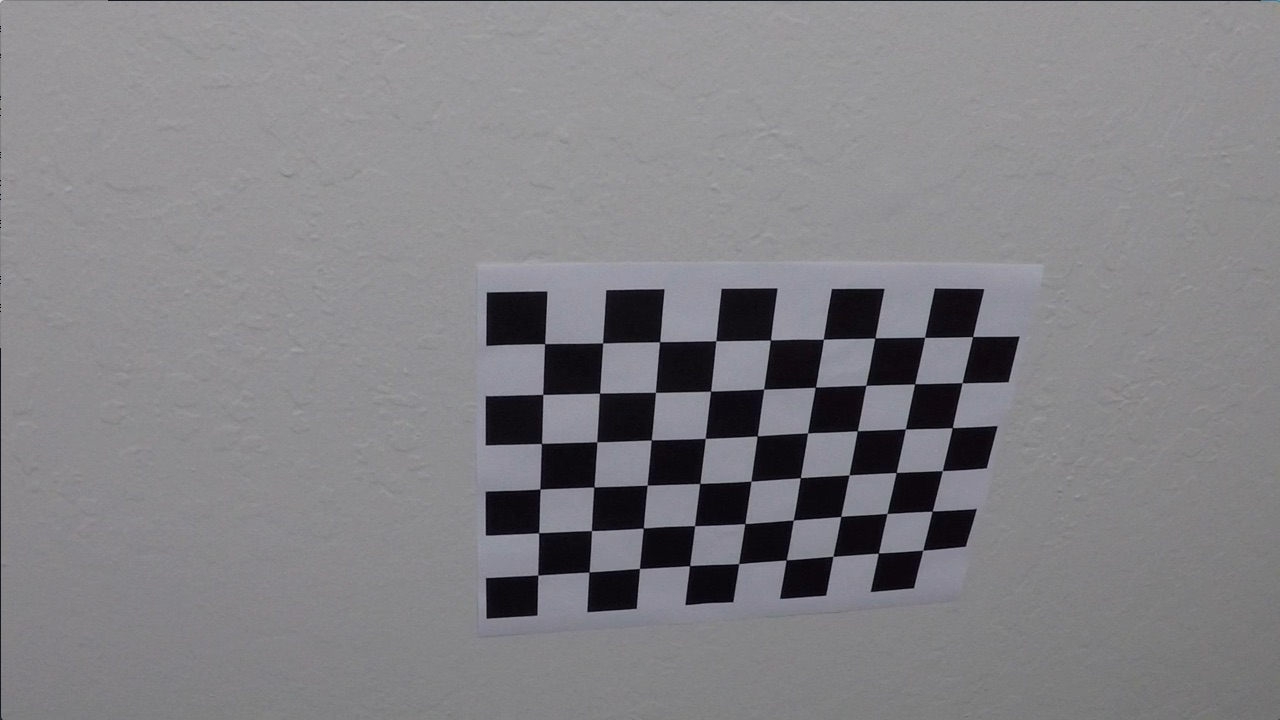
#> input picture camera_cal/calibration10.jpg, 1280 x 720 px; its folder holds only this picture in this run
$ jupyter execute --allow-errors Camera_Cal_and_Perspective_Transform.ipynb   (shell and % lines are left out)
#> lines starting #> are read from the running program, lines starting #| are printed output that depends on the picture; after the words box and inside, x2 and y2 are one past the last pixel; in counts of white or black regions, pixels touching at a corner belong together
Camera Calibration with OpenCV
===

### Run the code in the cell below to extract object points and image points for camera calibration.

[cell 1]
import numpy as np
import cv2
import glob
import matplotlib.pyplot as plt
import pickle
import matplotlib.image as mpimg

[cell 2]
# prepare object points, like (0,0,0), (1,0,0), (2,0,0) ....,(6,5,0)
objp = np.zeros((6*9,3), np.float32)
objp[:,:2] = np.mgrid[0:9, 0:6].T.reshape(-1,2)

# Arrays to store object points and image points from all the images.
objpoints = [] # 3d points in real world space
imgpoints = [] # 2d points in image plane.

# Make a list of calibration images

images = glob.glob('camera_cal/calibration*.jpg')
# Step through the list and search for chessboard corners

for idx, fname in enumerate(images):
    img = cv2.imread(fname)
#> img is the input picture: shape (720, 1280, 3); mean B, G, R 133.1, 129.4, 130.2
    gray = cv2.cvtColor(img, cv2.COLOR_BGR2GRAY)

    # Find the chessboard corners
    ret, corners = cv2.findChessboardCorners(gray, (9,6), None)
#> ret = True; corners = 54 rows, first 8: [545.3, 343.1], [602.7, 342.8], [660.1, 341.3], [715.8, 340.7], [770.6, 340], [823.5, 339.2], [874.3, 338.5], [925.1, 337.4]
    # If found, add object points, image points
    if ret == True:
        objpoints.append(objp)
        imgpoints.append(corners)
        # Draw and display the corners
        cv2.drawChessboardCorners(img, (9,6), corners, ret)
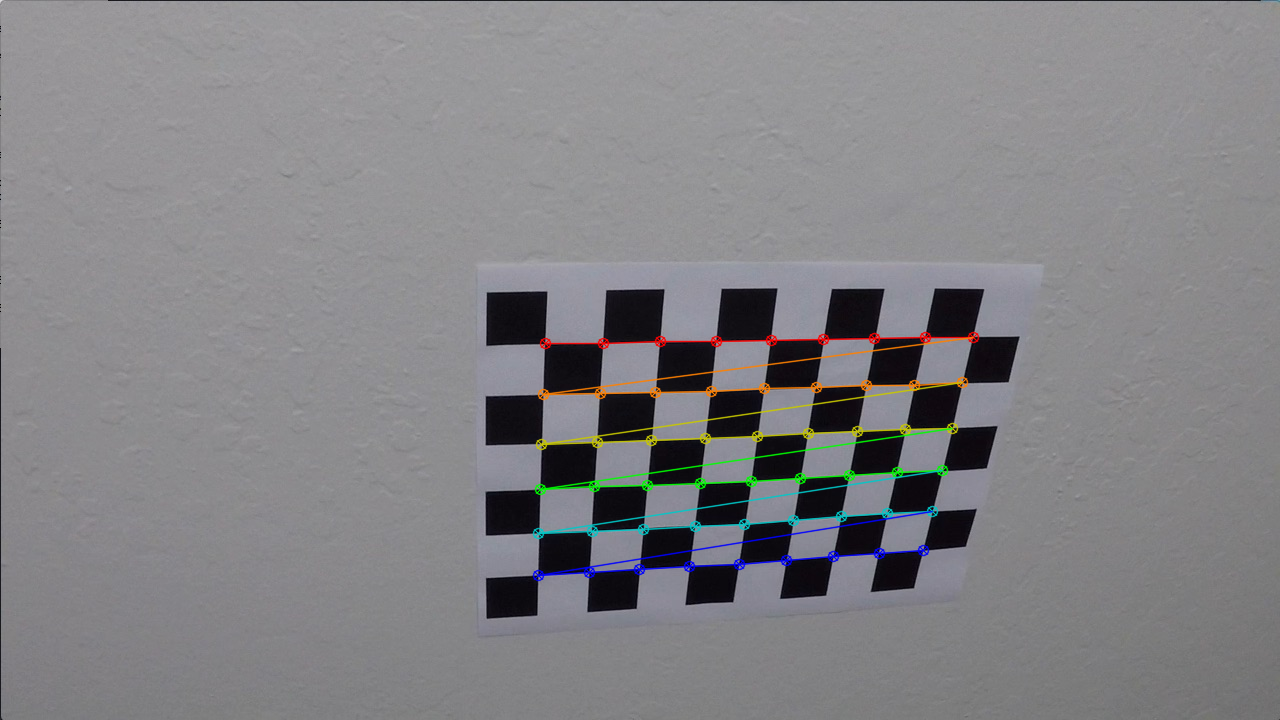
#> img: shape (720, 1280, 3); 1.91% of pixels changed, all inside (x1, y1, x2, y2) = (532, 331, 980, 582)
        #write_name = 'corners_found'+str(idx)+'.jpg'
        #cv2.imwrite(write_name, img)
        cv2.imshow('img', img)
        cv2.waitKey(500)

cv2.destroyAllWindows()

### If the above cell ran sucessfully, you should now have `objpoints` and `imgpoints` needed for camera calibration.  Run the cell below to calibrate, calculate distortion coefficients, and test undistortion on an image!

#> (a cell that did not finish here is left out)

Defining a function that undistorts the images

[cell 4]
# Here image input is a colour one. Check if gray required (modify shape argument)

def cal_undistort(img, mtx, dist):
    undist = cv2.undistort(img, mtx, dist, None, mtx)

    return undist

## Perspective Transform

[cell 5]
# Read in the saved camera matrix and distortion co-efficients
dist_pickle = pickle.load( open( "camera_cal/wide_dist_pickle.p", "rb" ) )
#> (reads camera_cal/wide_dist_pickle.p from the repository)
#> dist_pickle = {'mtx': [[1157.8, 0, 667.1], [0, 1152.8, 386.1], [0, 0, 1]], 'dist': [[-0.247, -0.0237, -0.0011, 0.000351, -0.00259]]}
mtx = dist_pickle["mtx"]
#> mtx = [[1157.8, 0, 667.1], [0, 1152.8, 386.1], [0, 0, 1]]
dist = dist_pickle["dist"]
#> dist = [[-0.247, -0.0237, -0.0011, 0.000351, -0.00259]]


original = mpimg.imread('test_images/straight_lines1.jpg')
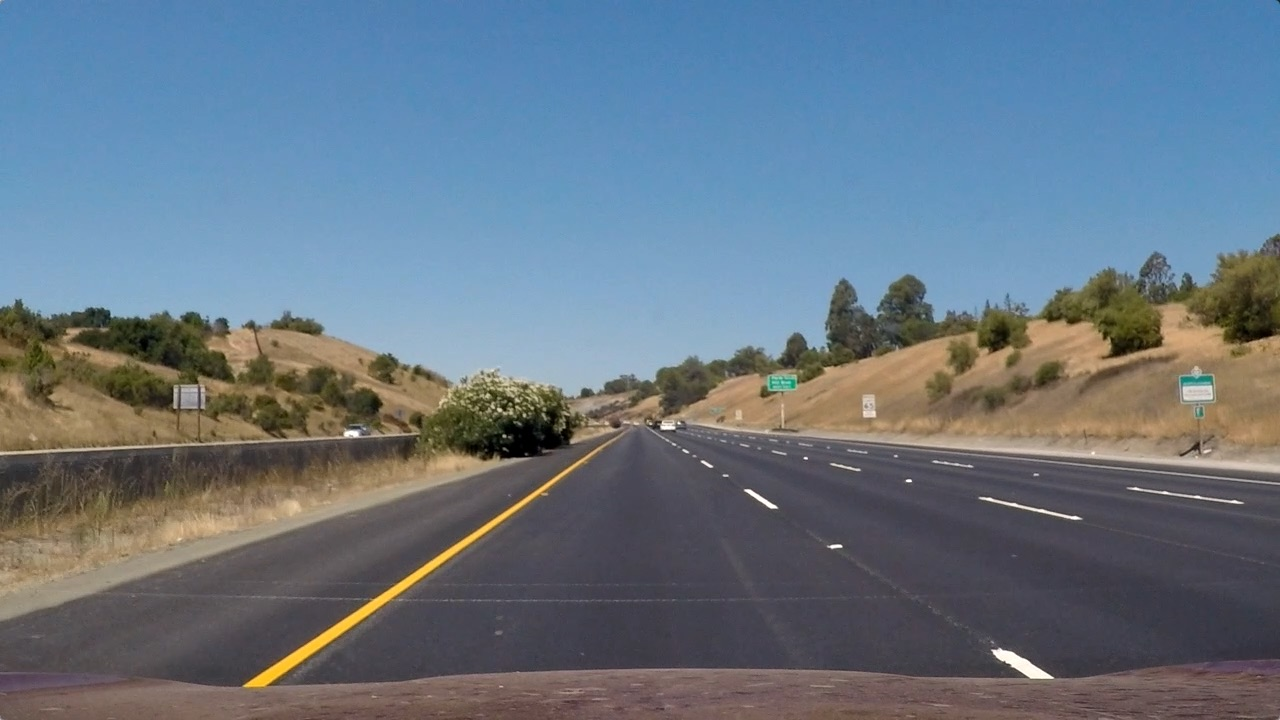
#> input picture test_images/straight_lines1.jpg, 1280 x 720 px
#> original is the input picture: shape (720, 1280, 3); mean R, G, B 103.2, 117.7, 131.2

undist = cal_undistort(original,mtx,dist)

img=undist.copy()

imshape = img.shape
#> imshape = (720, 1280, 3)

vertices = np.array([[(210,imshape[0]),(595, 450), (685, 450),(1100,imshape[0])]],dtype=np.int32)

vertices = vertices.reshape((-1, 1, 2))

##SYNTAX: cv2.polylines(image, [pts], isClosed, color, thickness)

#cv2.polylines(img, [vertices] , True, [255,0,0], thickness=2)

#cv2.imshow('image', img)

f, (ax1, ax2) = plt.subplots(1, 2, figsize=(15, 6))
f.tight_layout()
ax1.imshow(original)
ax1.set_title('Original Image', fontsize=20)
ax2.imshow(img)
ax2.set_title('Undistorted Image', fontsize=20)


plt.suptitle('Image Undistortion', fontsize = 30)

plt.subplots_adjust(top=0.9)

#f.savefig('output_images/undistortion.jpg')

[cell 6]
img_size = (img.shape[1],img.shape[0])
#> img_size = (1280, 720)

src=np.float32([[(210,imshape[0]),(595, 450), (685, 450),(1110,imshape[0])]])

offset=300

#dst=np.float32([[600,imshape[0]],[600,0],[690,0],[690,imshape[0]]])
dst=np.float32([[offset,imshape[0]],[offset,0],[imshape[1]-offset,0],[imshape[1]-offset,imshape[0]]])

M = cv2.getPerspectiveTransform(src, dst)

Minv = cv2.getPerspectiveTransform(dst, src)

warped = cv2.warpPerspective(undist, M, img_size, flags=cv2.INTER_LINEAR)

pts = np.array([[offset,warped.shape[0]],[offset,0],[warped.shape[1]-offset,0],[warped.shape[1]-offset,warped.shape[0]]],dtype=np.int32)
cv2.polylines(warped, [pts] , True, [255,0,0], thickness=2)
#> warped: shape (720, 1280, 3); mean R, G, B 88.4, 82, 86.7

f, (ax1, ax2) = plt.subplots(1, 2, figsize=(15, 6))
f.tight_layout()
ax1.imshow(img)
ax1.set_title('Undistorted Image with source points drawn', fontsize=20)
ax2.imshow(warped)
ax2.set_title('Warped Image with destination points drawn', fontsize=20)
#plt.subplots_adjust(left=0., right=1, top=0.9, bottom=0.)

plt.suptitle('Perspective Transform', fontsize = 30)

plt.subplots_adjust(top=0.9)

#f.savefig('output_images/perspective_transform.jpg')


#persp_pickle = {}
#persp_pickle["M"] = M
#persp_pickle["Minv"] = Minv
#pickle.dump( persp_pickle, open( "persp_pickle.p", "wb" ) )

[cell 7]
persp_pickle = pickle.load( open( "persp_pickle.p", "rb" ) )
#> (reads persp_pickle.p from the repository)
G = persp_pickle["M"]


test = mpimg.imread('test_images/test3.jpg')
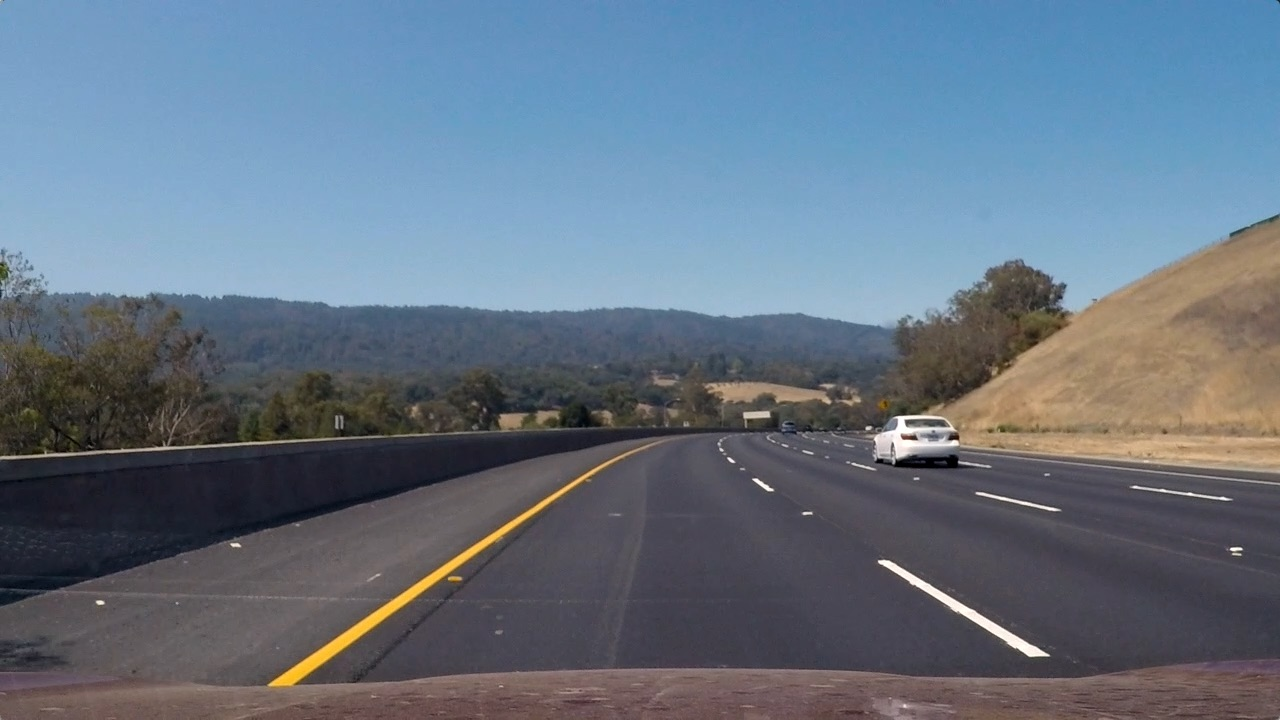
#> input picture test_images/test3.jpg, 1280 x 720 px
#> test is the input picture: shape (720, 1280, 3); mean R, G, B 101.1, 115.3, 130.7


curved = cal_undistort(test,mtx,dist)
copy = curved.copy()

cv2.polylines(curved, [vertices] , True, [255,0,0], thickness=2)
#> curved: shape (720, 1280, 3); mean R, G, B 102.2, 115.5, 130.7

transformed = cv2.warpPerspective(copy, G, img_size, flags=cv2.INTER_LINEAR)
cv2.polylines(transformed, [pts] , True, [255,0,0], thickness=2)
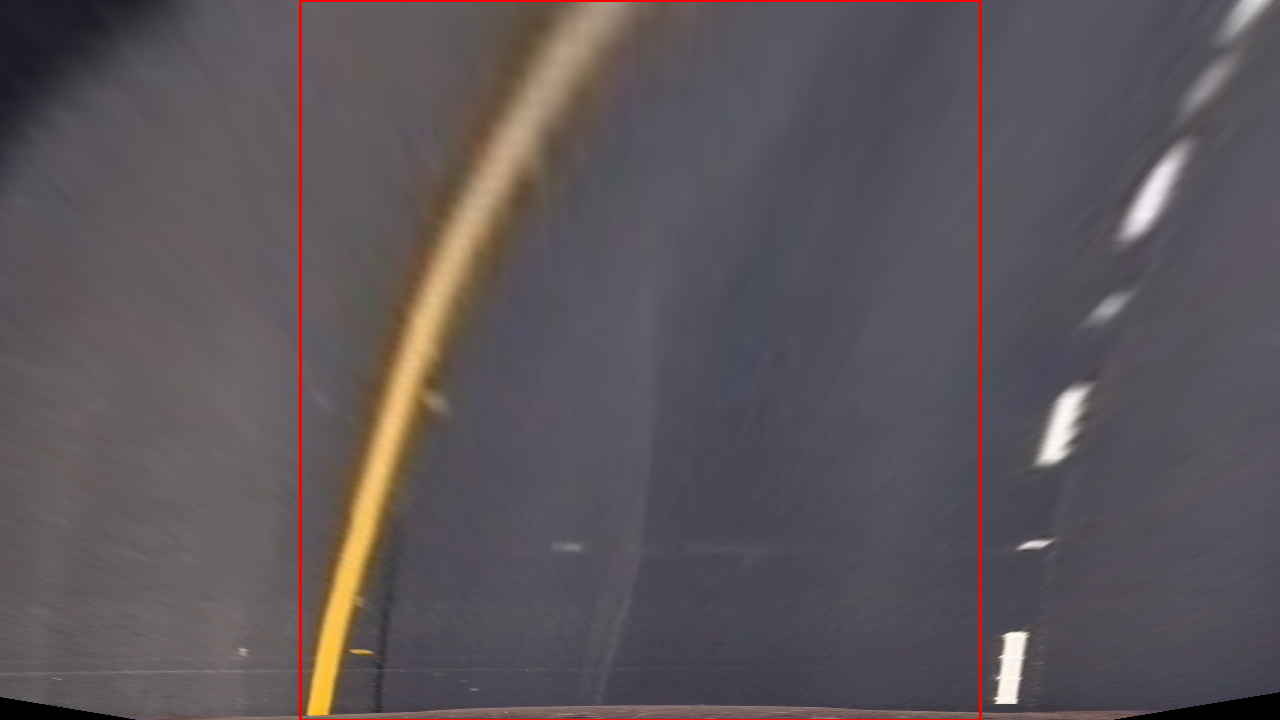
#> transformed: shape (720, 1280, 3); mean R, G, B 92, 85, 89.3

f, (ax1, ax2) = plt.subplots(1, 2, figsize=(15, 6))
f.tight_layout()
ax1.imshow(curved)
ax1.set_title('Undistorted Image with source points drawn', fontsize=20)
ax2.imshow(transformed)
ax2.set_title('Warped Image with destination points drawn', fontsize=20)
#plt.subplots_adjust(left=0., right=1, top=0.9, bottom=0.)

plt.suptitle('Checking - Perspective Transform', fontsize = 30)

plt.subplots_adjust(top=0.9)

#f.savefig('output_images/check_perspective_transform.jpg')
